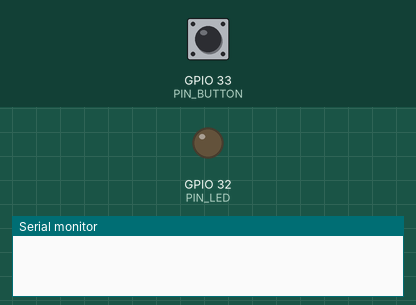
Bench run of a program on a simulated ESP32. Shown: output pins drawn as LEDs (lit = HIGH), the last lines printed to the serial monitor. The inputs (shaded band) are chosen by the test bench; at power-on: GPIO 33 (PIN_BUTTON) HIGH.

Above: at 1.2 s.
1.3 s: GPIO 33 (PIN_BUTTON) pulled LOW for 0.15 s
At 1.37 s:
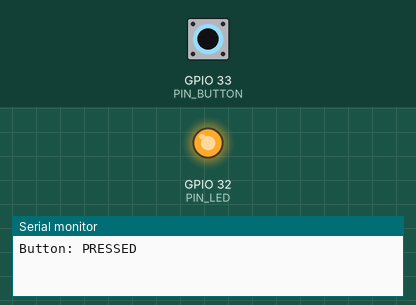
2.9 s: GPIO 33 (PIN_BUTTON) pulled LOW for 3.2 s
At 6.7 s:
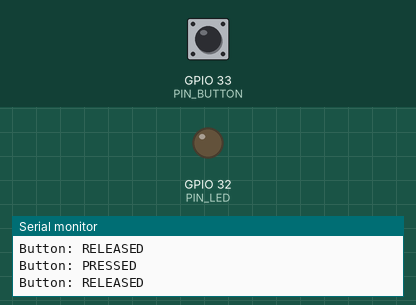
Timing chart, 0 to 8.2 s (numbered marks = the images above; inputs shaded):
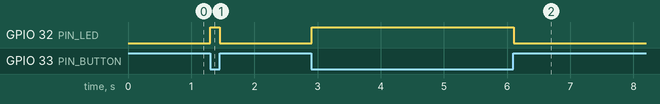

The program:

main.cpp
```cpp
#include <Arduino.h>
#include "config.h"

static int lastButtonState = HIGH;

void setup() {
    Serial.begin(115200);

    pinMode(PIN_LED, OUTPUT);
    pinMode(PIN_BUTTON, INPUT_PULLUP);

    digitalWrite(PIN_LED, LOW);
}

void loop() {
    int buttonState = digitalRead(PIN_BUTTON);

    // INPUT_PULLUP: LOW = pressed, HIGH = released
    digitalWrite(PIN_LED, (buttonState == LOW) ? HIGH : LOW);

    if (buttonState != lastButtonState) {
        if (buttonState == LOW) {
            Serial.println("Button: PRESSED");
        } else {
            Serial.println("Button: RELEASED");
        }
        lastButtonState = buttonState;
    }

    delay(10);
}
```

config.h
```cpp
#pragma once

// Pin mapping (ESP32 GPIO numbers)
#define PIN_LED     32
#define PIN_BUTTON  33
```

Measured:
- after the input at 1.3 s, GPIO 32 (PIN_LED): LOW → HIGH at once, → LOW 0.15 s later
- after the input at 2.9 s, GPIO 32 (PIN_LED): LOW → HIGH at once, → LOW 3.2 s later
